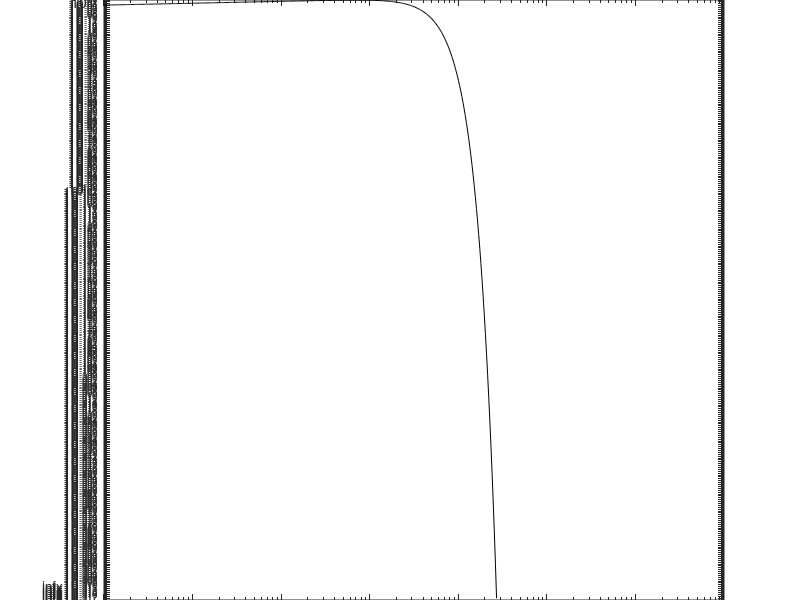

The MATLAB source for this figure: (Note: this script raises an error after producing the figure.)
% 2012 05 14  Compare two sets of modeling result
% 2012 08 02  Update so that more than 2 sets of files can be compared

clear t

addpath '/mnt/storage/modeling_code_current/'
addpath '/mnt/storage/analysis_code_current/'

save_dir = '/mnt/storage/ECHO_STAT/20130801_bb_pdfmodel_rayleigh_cmp_old_new';
sampleN = 1e4;
Nscat_all = [10:10:50];

folder{1} = '/mnt/storage/ECHO_STAT/20120731_bp_results';
folder{2} = '/mnt/storage/ECHO_STAT/20120731_bp_results';
%folder{3} = '/mnt/storage/ECHO_STAT/20120731_bp_results';
%folder{4} = '/mnt/storage/ECHO_STAT/20120731_bp_results';
%folder{5} = '/mnt/storage/ECHO_STAT/20120731_bp_results';
%folder{6} = '/mnt/storage/ECHO_STAT/20120731_bp_results';

fname_pre = 'with_without_bp';

% Filename prefix
%t{1} = 'middle_hann_taper_narrow';
%t{2} = 'middle_hann_taper';
%t{3} = 'middle_hann_taper_wide';
%t{4} = 'square_chirp_no_taper';
%t{5} = 'square_chirp_no_taper';
%t{6} = 'square_chirp_no_taper';
%t{1} = 'lower_hann_taper';
%t{2} = 'middle_hann_taper';
%t{3} = 'upper_hann_taper';
%t{1} = 'no_taper';
%t{2} = 'actual_w_sys_no_taper';
%t{2} = 'hann_hf_taper';
%t{3} = 'hann_lf_taper';
t{1} = 'square_chirp_no_bp';
t{2} = 'no_taper';

% Filename postfix
%t{3} = 'no_taper';
%t{4} = 'actual_w_sys_no_taper';
te{1} = '_nobp.mat';
te{2} = '_freqDepBP.mat';
%te{2} = '_fixfreq30kHz.mat';
%te{3} = '_fixfreq40kHz.mat';
%te{4} = '_fixfreq50kHz.mat';
%te{5} = '_fixfreq60kHz.mat';
%te{6} = '_fixfreq70kHz.mat';

% Legend
%tt{1} = 'sq no taper, freq-dep';
%tt{2} = 'sq no taper, 30kHz';
%tt{3} = 'sq no taper, 40kHz';
%tt{4} = 'sq no taper, 50kHz';
%tt{5} = 'sq no taper, 60kHz';
%tt{6} = 'sq no taper, 70kHz';
%tt{1} = 'middle hann taper narrow';
%tt{2} = 'middle hann taper';
%tt{3} = 'middle hann taper wide';
%tt{1} = 'lower hann win';
%tt{2} = 'middle hann win';
%tt{3} = 'upper hann win';
tt{1} = 'without bp';
tt{2} = 'with bp';

tc = {'r','b','k','g','m','c'};
ts = {'o','x','+','^','v','*'};

tail = ',''markersize'',6,''linewidth'',1);';
M{1} = 'Rayleigh';
for N = Nscat_all
    fig = figure;
    xr = logspace(-3,log10(2000),500);  % standard
    rayl = raylpdf(xr,1/sqrt(2));
    loglog(xr,rayl,'k');
    hold on
    for iF = 1:length(t)
        fname = [t{iF},'_N',num2str(N),'_sampleN',num2str(sampleN),...
                 '_gateLdist0.5',te{iF}];
        str = [folder{iF},'/',fname];
        eval(['s',num2str(iF),'=load(''',str,''',''s''',');']);
        eval(['[x,p_s',num2str(iF)','] = findEchoDist(s',num2str(iF),'.s,''default'',0,100);']);
        rayl = raylpdf(x,1/sqrt(2));
        figure(fig);
        eval(['loglog(x,p_s',num2str(iF),',''',tc{iF},ts{iF},'''',tail]);
        %ttemp = t{iF};
        %ttemp(ttemp=='_') = ' ';
        M{iF+1} = tt{iF};
    end
    xlim([1e-3 1e2]);
    ylim([1e-5 1e2]);
    grid on
    legend(M,'location','southwest');
    set(gca,'fontsize',16);
    title(['N=',num2str(N)],'fontsize',20);
    save_fname = [fname_pre,'_N',num2str(N)];
    saveas(gca,[save_dir,'/',save_fname,'.fig'],'fig');
    saveas(gca,[save_dir,'/',save_fname,'.png'],'png');
    close
end

